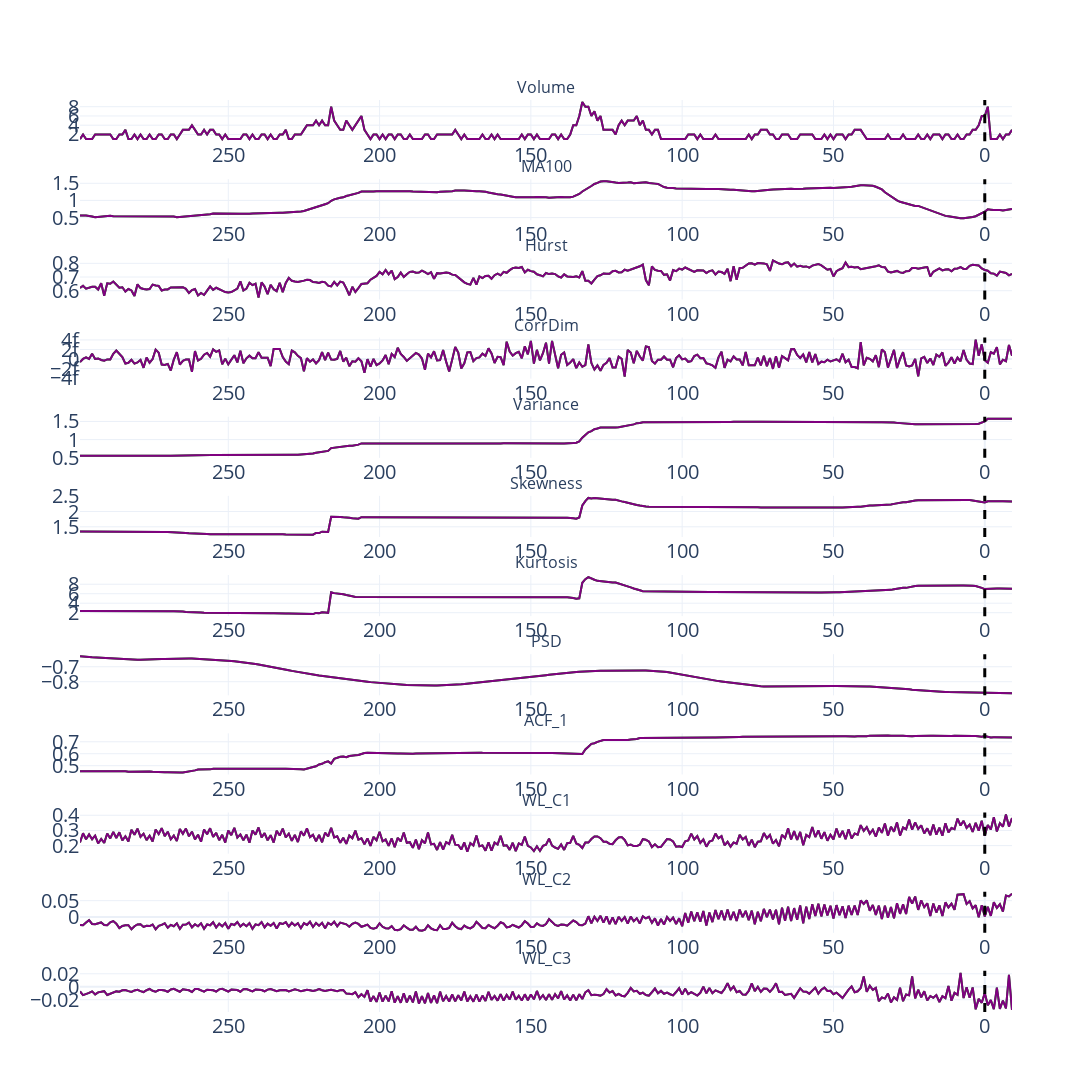

The notebook cell saved with this chart:
### Markdown cell above
#### Base logic

### Code cell
# Show mean and median values for a selected ticker
data_A = ds[ds['Ticker'] == 'base']
groupby = ['Distance', 'Volume', 'MA100']
columns = groupby + list(data_A.columns[7:])
fun.variables_dynamics(data_A[columns], groupby[0], mean_only = True, save = True, file_name = 'base')

### Figure 1 — Plotly figure (JSON) as saved in the notebook; plotly's stock layout.template omitted (floating-point values rounded to 4 significant figures; data arrays with more than 128 entries replaced by an {"elided": "..."} marker saying what was removed)
{"data": [{"line": {"color": "green"}, "mode": "lines", "name": "Volume_mean", "type": "scatter", "x": {"elided": "309 int values"}, "xaxis": "x", "y": {"elided": "309 int values"}, "yaxis": "y"}, {"line": {"color": "purple"}, "mode": "lines", "name": "Volume_median", "type": "scatter", "x": {"elided": "309 int values"}, "xaxis": "x", "y": {"elided": "309 int values"}, "yaxis": "y"}, {"line": {"color": "green"}, "mode": "lines", "name": "MA100_mean", "type": "scatter", "x": {"elided": "309 int values"}, "xaxis": "x2", "y": {"elided": "309 float values"}, "yaxis": "y2"}, {"line": {"color": "purple"}, "mode": "lines", "name": "MA100_median", "type": "scatter", "x": {"elided": "309 int values"}, "xaxis": "x2", "y": {"elided": "309 float values"}, "yaxis": "y2"}, {"line": {"color": "green"}, "mode": "lines", "name": "Hurst_mean", "type": "scatter", "x": {"elided": "309 int values"}, "xaxis": "x3", "y": {"elided": "309 float values"}, "yaxis": "y3"}, {"line": {"color": "purple"}, "mode": "lines", "name": "Hurst_median", "type": "scatter", "x": {"elided": "309 int values"}, "xaxis": "x3", "y": {"elided": "309 float values"}, "yaxis": "y3"}, {"line": {"color": "green"}, "mode": "lines", "name": "CorrDim_mean", "type": "scatter", "x": {"elided": "309 int values"}, "xaxis": "x4", "y": {"elided": "309 float values"}, "yaxis": "y4"}, {"line": {"color": "purple"}, "mode": "lines", "name": "CorrDim_median", "type": "scatter", "x": {"elided": "309 int values"}, "xaxis": "x4", "y": {"elided": "309 float values"}, "yaxis": "y4"}, {"line": {"color": "green"}, "mode": "lines", "name": "Variance_mean", "type": "scatter", "x": {"elided": "309 int values"}, "xaxis": "x5", "y": {"elided": "309 float values"}, "yaxis": "y5"}, {"line": {"color": "purple"}, "mode": "lines", "name": "Variance_median", "type": "scatter", "x": {"elided": "309 int values"}, "xaxis": "x5", "y": {"elided": "309 float values"}, "yaxis": "y5"}, {"line": {"color": "green"}, "mode": "lines", "name": "Skewness_mean", "type": "scatter", "x": {"elided": "309 int values"}, "xaxis": "x6", "y": {"elided": "309 float values"}, "yaxis": "y6"}, {"line": {"color": "purple"}, "mode": "lines", "name": "Skewness_median", "type": "scatter", "x": {"elided": "309 int values"}, "xaxis": "x6", "y": {"elided": "309 float values"}, "yaxis": "y6"}, {"line": {"color": "green"}, "mode": "lines", "name": "Kurtosis_mean", "type": "scatter", "x": {"elided": "309 int values"}, "xaxis": "x7", "y": {"elided": "309 float values"}, "yaxis": "y7"}, {"line": {"color": "purple"}, "mode": "lines", "name": "Kurtosis_median", "type": "scatter", "x": {"elided": "309 int values"}, "xaxis": "x7", "y": {"elided": "309 float values"}, "yaxis": "y7"}, {"line": {"color": "green"}, "mode": "lines", "name": "PSD_mean", "type": "scatter", "x": {"elided": "309 int values"}, "xaxis": "x8", "y": {"elided": "309 float values"}, "yaxis": "y8"}, {"line": {"color": "purple"}, "mode": "lines", "name": "PSD_median", "type": "scatter", "x": {"elided": "309 int values"}, "xaxis": "x8", "y": {"elided": "309 float values"}, "yaxis": "y8"}, {"line": {"color": "green"}, "mode": "lines", "name": "ACF_1_mean", "type": "scatter", "x": {"elided": "309 int values"}, "xaxis": "x9", "y": {"elided": "309 float values"}, "yaxis": "y9"}, {"line": {"color": "purple"}, "mode": "lines", "name": "ACF_1_median", "type": "scatter", "x": {"elided": "309 int values"}, "xaxis": "x9", "y": {"elided": "309 float values"}, "yaxis": "y9"}, {"line": {"color": "green"}, "mode": "lines", "name": "WL_C1_mean", "type": "scatter", "x": {"elided": "309 int values"}, "xaxis": "x10", "y": {"elided": "309 float values"}, "yaxis": "y10"}, {"line": {"color": "purple"}, "mode": "lines", "name": "WL_C1_median", "type": "scatter", "x": {"elided": "309 int values"}, "xaxis": "x10", "y": {"elided": "309 float values"}, "yaxis": "y10"}, {"line": {"color": "green"}, "mode": "lines", "name": "WL_C2_mean", "type": "scatter", "x": {"elided": "309 int values"}, "xaxis": "x11", "y": {"elided": "309 float values"}, "yaxis": "y11"}, {"line": {"color": "purple"}, "mode": "lines", "name": "WL_C2_median", "type": "scatter", "x": {"elided": "309 int values"}, "xaxis": "x11", "y": {"elided": "309 float values"}, "yaxis": "y11"}, {"line": {"color": "green"}, "mode": "lines", "name": "WL_C3_mean", "type": "scatter", "x": {"elided": "309 int values"}, "xaxis": "x12", "y": {"elided": "309 float values"}, "yaxis": "y12"}, {"line": {"color": "purple"}, "mode": "lines", "name": "WL_C3_median", "type": "scatter", "x": {"elided": "309 int values"}, "xaxis": "x12", "y": {"elided": "309 float values"}, "yaxis": "y12"}], "layout": {"annotations": [{"font": {"size": 16}, "showarrow": false, "text": "Volume", "x": 0.5, "xanchor": "center", "xref": "paper", "y": 1, "yanchor": "bottom", "yref": "paper"}, {"font": {"size": 16}, "showarrow": false, "text": "MA100", "x": 0.5, "xanchor": "center", "xref": "paper", "y": 0.9132, "yanchor": "bottom", "yref": "paper"}, {"font": {"size": 16}, "showarrow": false, "text": "Hurst", "x": 0.5, "xanchor": "center", "xref": "paper", "y": 0.8264, "yanchor": "bottom", "yref": "paper"}, {"font": {"size": 16}, "showarrow": false, "text": "CorrDim", "x": 0.5, "xanchor": "center", "xref": "paper", "y": 0.7396, "yanchor": "bottom", "yref": "paper"}, {"font": {"size": 16}, "showarrow": false, "text": "Variance", "x": 0.5, "xanchor": "center", "xref": "paper", "y": 0.6528, "yanchor": "bottom", "yref": "paper"}, {"font": {"size": 16}, "showarrow": false, "text": "Skewness", "x": 0.5, "xanchor": "center", "xref": "paper", "y": 0.566, "yanchor": "bottom", "yref": "paper"}, {"font": {"size": 16}, "showarrow": false, "text": "Kurtosis", "x": 0.5, "xanchor": "center", "xref": "paper", "y": 0.4792, "yanchor": "bottom", "yref": "paper"}, {"font": {"size": 16}, "showarrow": false, "text": "PSD", "x": 0.5, "xanchor": "center", "xref": "paper", "y": 0.3924, "yanchor": "bottom", "yref": "paper"}, {"font": {"size": 16}, "showarrow": false, "text": "ACF_1", "x": 0.5, "xanchor": "center", "xref": "paper", "y": 0.3056, "yanchor": "bottom", "yref": "paper"}, {"font": {"size": 16}, "showarrow": false, "text": "WL_C1", "x": 0.5, "xanchor": "center", "xref": "paper", "y": 0.2188, "yanchor": "bottom", "yref": "paper"}, {"font": {"size": 16}, "showarrow": false, "text": "WL_C2", "x": 0.5, "xanchor": "center", "xref": "paper", "y": 0.1319, "yanchor": "bottom", "yref": "paper"}, {"font": {"size": 16}, "showarrow": false, "text": "WL_C3", "x": 0.5, "xanchor": "center", "xref": "paper", "y": 0.04514, "yanchor": "bottom", "yref": "paper"}], "font": {"size": 20}, "height": 3600, "shapes": [{"line": {"color": "black", "dash": "dash", "width": 3}, "type": "line", "x0": 0, "x1": 0, "xref": "x", "y0": 0, "y1": 1, "yref": "y domain"}, {"line": {"color": "black", "dash": "dash", "width": 3}, "type": "line", "x0": 0, "x1": 0, "xref": "x2", "y0": 0, "y1": 1, "yref": "y2 domain"}, {"line": {"color": "black", "dash": "dash", "width": 3}, "type": "line", "x0": 0, "x1": 0, "xref": "x3", "y0": 0, "y1": 1, "yref": "y3 domain"}, {"line": {"color": "black", "dash": "dash", "width": 3}, "type": "line", "x0": 0, "x1": 0, "xref": "x4", "y0": 0, "y1": 1, "yref": "y4 domain"}, {"line": {"color": "black", "dash": "dash", "width": 3}, "type": "line", "x0": 0, "x1": 0, "xref": "x5", "y0": 0, "y1": 1, "yref": "y5 domain"}, {"line": {"color": "black", "dash": "dash", "width": 3}, "type": "line", "x0": 0, "x1": 0, "xref": "x6", "y0": 0, "y1": 1, "yref": "y6 domain"}, {"line": {"color": "black", "dash": "dash", "width": 3}, "type": "line", "x0": 0, "x1": 0, "xref": "x7", "y0": 0, "y1": 1, "yref": "y7 domain"}, {"line": {"color": "black", "dash": "dash", "width": 3}, "type": "line", "x0": 0, "x1": 0, "xref": "x8", "y0": 0, "y1": 1, "yref": "y8 domain"}, {"line": {"color": "black", "dash": "dash", "width": 3}, "type": "line", "x0": 0, "x1": 0, "xref": "x9", "y0": 0, "y1": 1, "yref": "y9 domain"}, {"line": {"color": "black", "dash": "dash", "width": 3}, "type": "line", "x0": 0, "x1": 0, "xref": "x10", "y0": 0, "y1": 1, "yref": "y10 domain"}, {"line": {"color": "black", "dash": "dash", "width": 3}, "type": "line", "x0": 0, "x1": 0, "xref": "x11", "y0": 0, "y1": 1, "yref": "y11 domain"}, {"line": {"color": "black", "dash": "dash", "width": 3}, "type": "line", "x0": 0, "x1": 0, "xref": "x12", "y0": 0, "y1": 1, "yref": "y12 domain"}], "showlegend": false, "width": 1200, "xaxis": {"anchor": "y", "autorange": "reversed", "domain": [0, 1]}, "xaxis10": {"anchor": "y10", "autorange": "reversed", "domain": [0, 1]}, "xaxis11": {"anchor": "y11", "autorange": "reversed", "domain": [0, 1]}, "xaxis12": {"anchor": "y12", "autorange": "reversed", "domain": [0, 1]}, "xaxis2": {"anchor": "y2", "autorange": "reversed", "domain": [0, 1]}, "xaxis3": {"anchor": "y3", "autorange": "reversed", "domain": [0, 1]}, "xaxis4": {"anchor": "y4", "autorange": "reversed", "domain": [0, 1]}, "xaxis5": {"anchor": "y5", "autorange": "reversed", "domain": [0, 1]}, "xaxis6": {"anchor": "y6", "autorange": "reversed", "domain": [0, 1]}, "xaxis7": {"anchor": "y7", "autorange": "reversed", "domain": [0, 1]}, "xaxis8": {"anchor": "y8", "autorange": "reversed", "domain": [0, 1]}, "xaxis9": {"anchor": "y9", "autorange": "reversed", "domain": [0, 1]}, "yaxis": {"anchor": "x", "domain": [0.9549, 1]}, "yaxis10": {"anchor": "x10", "domain": [0.1736, 0.2188]}, "yaxis11": {"anchor": "x11", "domain": [0.08681, 0.1319]}, "yaxis12": {"anchor": "x12", "domain": [0, 0.04514]}, "yaxis2": {"anchor": "x2", "domain": [0.8681, 0.9132]}, "yaxis3": {"anchor": "x3", "domain": [0.7812, 0.8264]}, "yaxis4": {"anchor": "x4", "domain": [0.6944, 0.7396]}, "yaxis5": {"anchor": "x5", "domain": [0.6076, 0.6528]}, "yaxis6": {"anchor": "x6", "domain": [0.5208, 0.566]}, "yaxis7": {"anchor": "x7", "domain": [0.434, 0.4792]}, "yaxis8": {"anchor": "x8", "domain": [0.3472, 0.3924]}, "yaxis9": {"anchor": "x9", "domain": [0.2604, 0.3056]}}}
